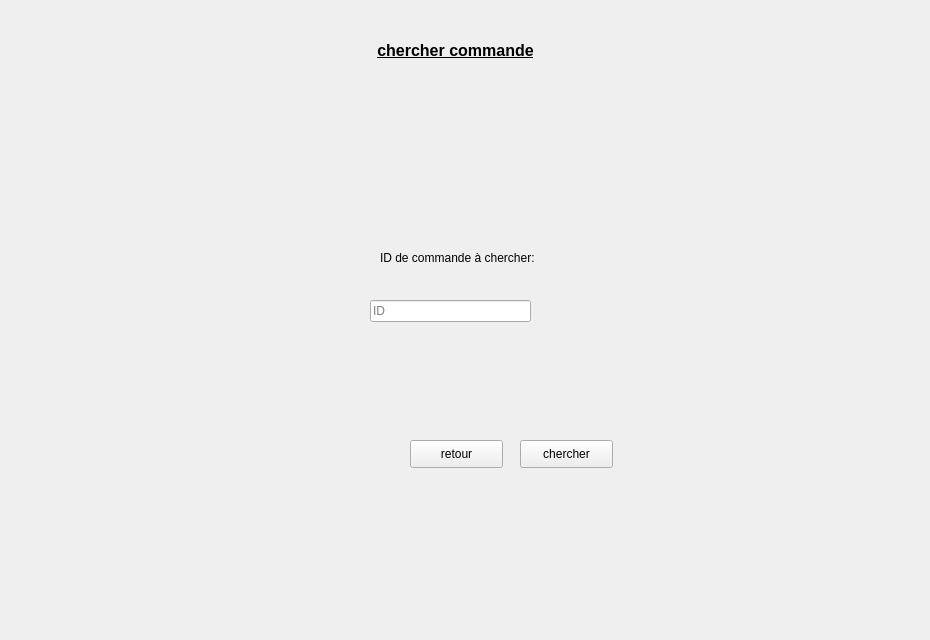
      <widget class="QWidget" name="tab_8">
       <attribute name="title">
        <string>chercher</string>
       </attribute>
       <widget class="QLabel" name="label_37">
        <property name="geometry">
         <rect>
          <x>0</x>
          <y>0</y>
          <width>921</width>
          <height>631</height>
         </rect>
        </property>
        <property name="text">
         <string/>
        </property>
        <property name="pixmap">
         <pixmap>../../Desktop/images qt/fond.jpg</pixmap>
        </property>
        <property name="scaledContents">
         <bool>true</bool>
        </property>
       </widget>
       <widget class="QLabel" name="label_40">
        <property name="geometry">
         <rect>
          <x>0</x>
          <y>30</y>
          <width>911</width>
          <height>41</height>
         </rect>
        </property>
        <property name="text">
         <string>&lt;html&gt;&lt;head/&gt;&lt;body&gt;&lt;p align=&quot;center&quot;&gt;&lt;span style=&quot; font-size:12pt; font-weight:600; text-decoration: underline;&quot;&gt;chercher commande&lt;/span&gt;&lt;/p&gt;&lt;/body&gt;&lt;/html&gt;</string>
        </property>
       </widget>
       <widget class="QPushButton" name="retour_10">
        <property name="geometry">
         <rect>
          <x>410</x>
          <y>440</y>
          <width>93</width>
          <height>28</height>
         </rect>
        </property>
        <property name="text">
         <string>retour</string>
        </property>
       </widget>
       <widget class="QLabel" name="label_43">
        <property name="geometry">
         <rect>
          <x>380</x>
          <y>250</y>
          <width>161</width>
          <height>16</height>
         </rect>
        </property>
        <property name="text">
         <string>ID de commande à chercher:</string>
        </property>
       </widget>
       <widget class="QLineEdit" name="lineEdit_7">
        <property name="geometry">
         <rect>
          <x>370</x>
          <y>300</y>
          <width>161</width>
          <height>22</height>
         </rect>
        </property>
        <property name="placeholderText">
         <string>ID</string>
        </property>
       </widget>
       <widget class="QPushButton" name="pushButton">
        <property name="geometry">
         <rect>
          <x>520</x>
          <y>440</y>
          <width>93</width>
          <height>28</height>
         </rect>
        </property>
        <property name="text">
         <string>chercher</string>
        </property>
       </widget>
      </widget>
